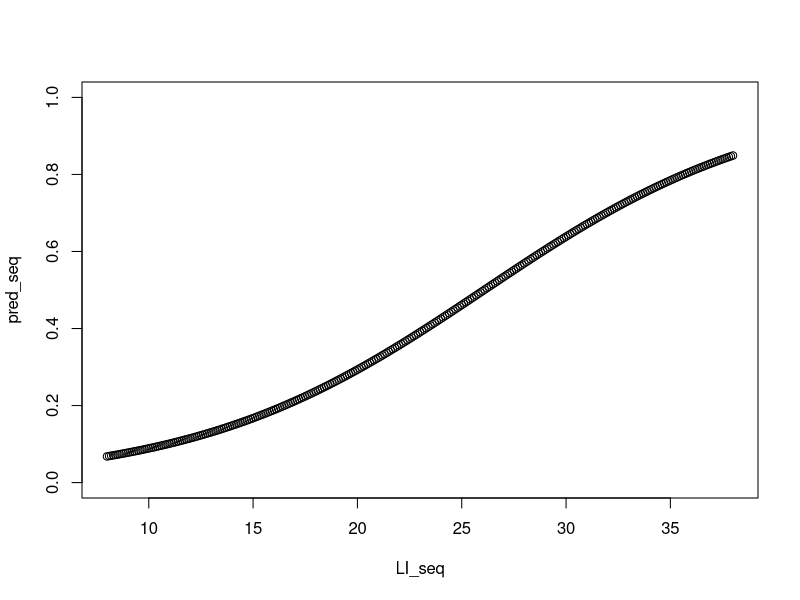
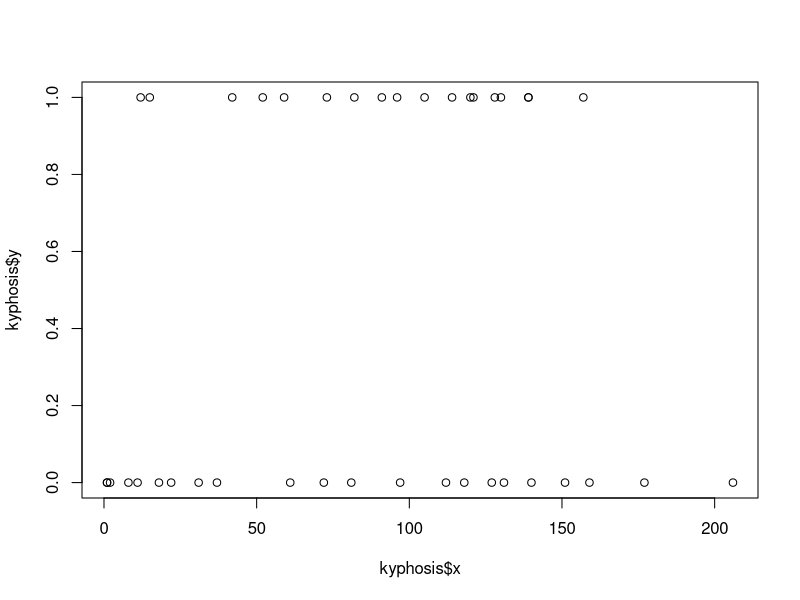
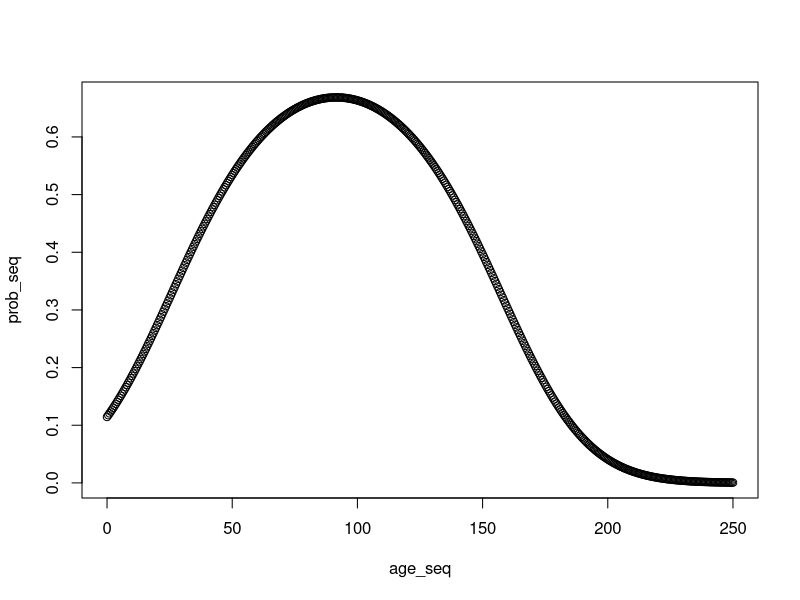

Recreate these plots in R, in order.
## ---- chunk 1
LI<-c(8,8,10,10,12,12,12,14,14,14,16,16,16,18,20,20,20,22,22,24,26,28,32,34,38,38,38)
y<-c(0,0,0,0,0,0,0,0,0,0,0,0,0,1,1,1,0,1,0,0,1,1,0,1,1,1,0)
fit<-glm(y~LI,family=binomial(link=logit))
summary(fit)
## ---- chunk 2
predict.glm(fit, data.frame(LI = 26), type = "response")
## ---- chunk 3
exp(coef(fit)[2])
## ---- chunk 4
LI_seq = seq(8,38,.1)
pred_seq <- predict.glm(fit,data.frame(LI = LI_seq),type = "response")
plot(LI_seq, pred_seq, ylim = c(0,1))
## ---- chunk 5
beta = coef(fit)[2]
pi   = predict.glm(fit, data.frame(LI = 8), type = "response")
beta*pi*(1 - pi)
## ---- chunk 6
pi = predict.glm(fit,type = "response")
mean(beta*pi*(1 - pi))
## ---- chunk 7
library(lmtest)
lrtest(fit)
## ---- chunk 8
test_stat = 34.372 - 26.073
## ---- chunk 9
exp(confint.default(fit))
## ---- chunk 10
exp(confint(fit))
## ---- chunk 11
shuttle <- read.table("Shuttle.txt",header = TRUE)
head(shuttle)
## ---- chunk 12
fit <- glm(TD ~ Temp, family = binomial, data = shuttle)
summary(fit)
## ---- chunk 13
predict.glm(fit, data.frame(Temp = 31), type = "response")
## ---- chunk 14
beta_0 = coef(fit)[1]
beta_1 = coef(fit)[2]
-beta_0/beta_1
predict.glm(fit, data.frame(Temp = -beta_0/beta_1), type = "response")
## ---- chunk 15
.5*(1 - .5)*beta_1
## ---- chunk 16
kyphosis <- read.table("Kyphosis.txt",header = TRUE)
head(kyphosis)
## ---- chunk 17
plot(kyphosis$x, kyphosis$y)
## ---- chunk 18
fit <- glm(y ~ x + I(x^2),data = kyphosis, family = binomial)
summary(fit)
## ---- chunk 19
age_seq = seq(0, 250, .5)
prob_seq = predict.glm(fit, data.frame(x = age_seq), type = "response")
plot(age_seq, prob_seq)
## ---- chunk 20
fit_reduced <- glm(y ~ x, family = binomial, data = kyphosis)
lrtest(fit,fit_reduced)
